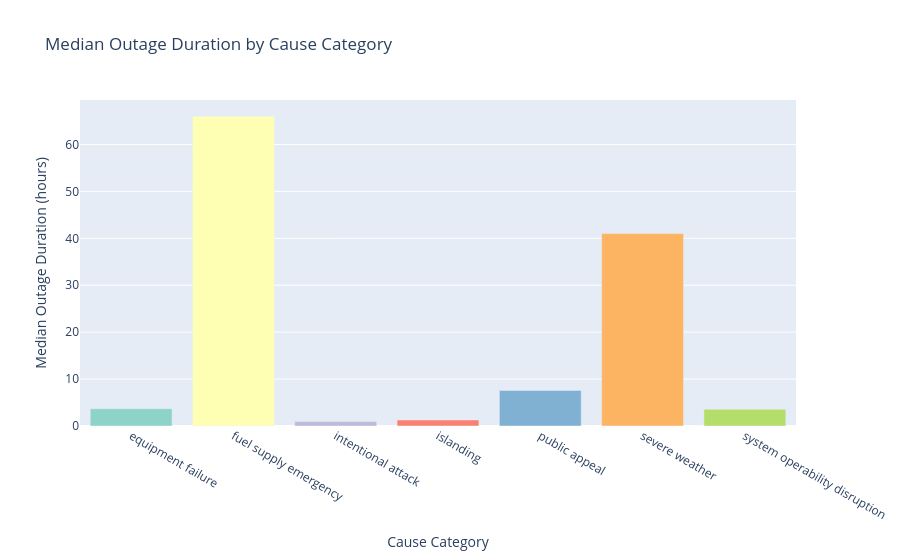

Here is the notebook cell this chart was saved with:
### Markdown cell above
Also we used bivariate analysis to visulize the distribution or the other information of two features. To help me understand some relation between pairs of features.

First, we want to visualize the relation between the causation of outages and the median of outage duration by bar graph. we chose to use median of outage duration because of the distribution of outage duration is skewed, using median can better explain the distribution of outage duration.

### Code cell
median_df = cleaned_df.groupby("Cause_category", as_index=False)[
    "Outage_duration"
].median()

fig = px.bar(
    median_df,
    x="Cause_category",
    y="Outage_duration",
    title="Median Outage Duration by Cause Category",
    labels={
        "Cause_category": "Cause Category",
        "Outage_duration": "Median Outage Duration (hours)",
    },
    color="Cause_category",
    color_discrete_sequence=px.colors.qualitative.Set3,
)

fig.update_layout(showlegend=False)

fig.show()
fig.write_html(
    "/Users/wuyuming/Desktop/proj_4/proj04_page/graph/median_outage_duration_by_cause.html"
)

### Figure 1 — Plotly figure (JSON) as saved in the notebook; plotly's stock layout.template omitted (floating-point values rounded to 4 significant figures)
{"data": [{"alignmentgroup": "True", "hovertemplate": "Cause Category=%{x}<br>Median Outage Duration (hours)=%{y}<extra></extra>", "legendgroup": "equipment failure", "marker": {"color": "rgb(141,211,199)", "pattern": {"shape": ""}}, "name": "equipment failure", "offsetgroup": "equipment failure", "orientation": "v", "showlegend": true, "textposition": "auto", "type": "bar", "x": ["equipment failure"], "xaxis": "x", "y": [3.683], "yaxis": "y"}, {"alignmentgroup": "True", "hovertemplate": "Cause Category=%{x}<br>Median Outage Duration (hours)=%{y}<extra></extra>", "legendgroup": "fuel supply emergency", "marker": {"color": "rgb(255,255,179)", "pattern": {"shape": ""}}, "name": "fuel supply emergency", "offsetgroup": "fuel supply emergency", "orientation": "v", "showlegend": true, "textposition": "auto", "type": "bar", "x": ["fuel supply emergency"], "xaxis": "x", "y": [66], "yaxis": "y"}, {"alignmentgroup": "True", "hovertemplate": "Cause Category=%{x}<br>Median Outage Duration (hours)=%{y}<extra></extra>", "legendgroup": "intentional attack", "marker": {"color": "rgb(190,186,218)", "pattern": {"shape": ""}}, "name": "intentional attack", "offsetgroup": "intentional attack", "orientation": "v", "showlegend": true, "textposition": "auto", "type": "bar", "x": ["intentional attack"], "xaxis": "x", "y": [0.9333], "yaxis": "y"}, {"alignmentgroup": "True", "hovertemplate": "Cause Category=%{x}<br>Median Outage Duration (hours)=%{y}<extra></extra>", "legendgroup": "islanding", "marker": {"color": "rgb(251,128,114)", "pattern": {"shape": ""}}, "name": "islanding", "offsetgroup": "islanding", "orientation": "v", "showlegend": true, "textposition": "auto", "type": "bar", "x": ["islanding"], "xaxis": "x", "y": [1.292], "yaxis": "y"}, {"alignmentgroup": "True", "hovertemplate": "Cause Category=%{x}<br>Median Outage Duration (hours)=%{y}<extra></extra>", "legendgroup": "public appeal", "marker": {"color": "rgb(128,177,211)", "pattern": {"shape": ""}}, "name": "public appeal", "offsetgroup": "public appeal", "orientation": "v", "showlegend": true, "textposition": "auto", "type": "bar", "x": ["public appeal"], "xaxis": "x", "y": [7.583], "yaxis": "y"}, {"alignmentgroup": "True", "hovertemplate": "Cause Category=%{x}<br>Median Outage Duration (hours)=%{y}<extra></extra>", "legendgroup": "severe weather", "marker": {"color": "rgb(253,180,98)", "pattern": {"shape": ""}}, "name": "severe weather", "offsetgroup": "severe weather", "orientation": "v", "showlegend": true, "textposition": "auto", "type": "bar", "x": ["severe weather"], "xaxis": "x", "y": [41], "yaxis": "y"}, {"alignmentgroup": "True", "hovertemplate": "Cause Category=%{x}<br>Median Outage Duration (hours)=%{y}<extra></extra>", "legendgroup": "system operability disruption", "marker": {"color": "rgb(179,222,105)", "pattern": {"shape": ""}}, "name": "system operability disruption", "offsetgroup": "system operability disruption", "orientation": "v", "showlegend": true, "textposition": "auto", "type": "bar", "x": ["system operability disruption"], "xaxis": "x", "y": [3.583], "yaxis": "y"}], "layout": {"barmode": "relative", "legend": {"title": {"text": "Cause Category"}, "tracegroupgap": 0}, "showlegend": false, "title": {"text": "Median Outage Duration by Cause Category"}, "xaxis": {"anchor": "y", "categoryarray": ["equipment failure", "fuel supply emergency", "intentional attack", "islanding", "public appeal", "severe weather", "system operability disruption"], "categoryorder": "array", "domain": [0, 1], "title": {"text": "Cause Category"}}, "yaxis": {"anchor": "x", "domain": [0, 1], "title": {"text": "Median Outage Duration (hours)"}}}}
